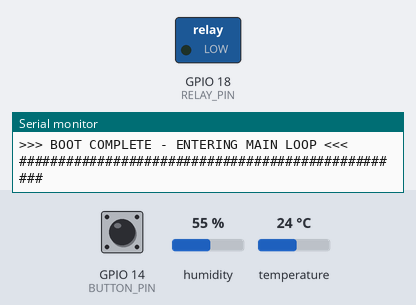
The sketch below on a simulated ESP32. Parts: switched loads named in the sketch (green lamp = pin HIGH), the last lines printed to the serial monitor. The test bench sets the inputs (shaded band); at power-on: humidity 55 %, GPIO 14 (BUTTON_PIN) HIGH, temperature 24 °C.

Above: at 3.3 s.
3.4 s: humidity set to 63 %
5.4 s: humidity set to 66 %
At 7.0 s:
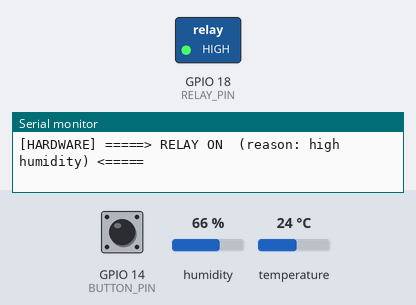
Timing chart, 0 to 8.5 s (numbered marks = the images above; inputs shaded):
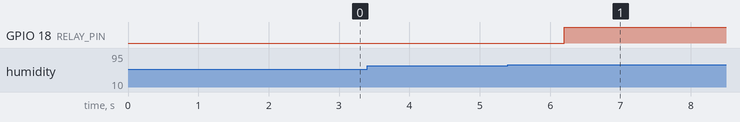

The sketch:

Humidity-Fan-Controller.ino
```cpp
#include <Wire.h>
#include "Adafruit_SHT4x.h"

// ==========================================
// PIN CONFIGURATION
// ==========================================
#define RELAY_PIN  18
#define BUTTON_PIN 14
#define SDA_PIN    21
#define SCL_PIN    22

// ==========================================
// RELAY POLARITY
// ==========================================
#define RELAY_ACTIVE_HIGH true
const uint8_t RELAY_ON  = RELAY_ACTIVE_HIGH ? HIGH : LOW;
const uint8_t RELAY_OFF = RELAY_ACTIVE_HIGH ? LOW  : HIGH;

// ==========================================
// SYSTEM THRESHOLDS & SETTINGS
// ==========================================
const float HUMIDITY_MAX   = 65.0;   // fan ON at/above this %RH
const float HUMIDITY_MIN   = 55.0;   // fan OFF at/below this %RH
const float HUMIDITY_SPIKE = 5.0;    // %RH jump within the spike window = "shower"

const unsigned long OVERRIDE_TIME   = 15UL * 60UL * 1000UL;        // 15 min manual run
const unsigned long MAX_RUN_TIME    = 4UL * 60UL * 60UL * 1000UL;  // 4 h hard limit
const unsigned long COOLDOWN_TIME   = 15UL * 60UL * 1000UL;        // forced rest after max run
const unsigned long READ_INTERVAL   = 2000UL;                      // sensor poll
const unsigned long SPIKE_INTERVAL  = 60000UL;                     // spike comparison window
const unsigned long STATUS_INTERVAL = 10000UL;                     // verbose status line
const unsigned long DEBOUNCE_MS     = 50UL;                        // button debounce

const int SENSOR_FAIL_LIMIT = 5;     // consecutive bad reads before suspecting bad sensor

// ==========================================
// GLOBAL STATE VARIABLES
// ==========================================
Adafruit_SHT4x sht4 = Adafruit_SHT4x();

float currentHumidity = 0.0;
float currentTemp     = 0.0;
float pastHumidity    = 0.0;   // baseline for spike detection

bool fanIsRunning         = false;
bool manualOverrideActive = false;
bool cooldownActive       = false;
bool spikeDetected        = false;
bool sensorTrusted        = true;   // false after repeated read failures

int  sensorFailCount = 0;

unsigned long lastSensorRead    = 0;
unsigned long lastSpikeCheck    = 0;
unsigned long lastStatusPrint   = 0;
unsigned long overrideStartTime = 0;
unsigned long fanStartTime      = 0;
unsigned long cooldownStartTime = 0;
unsigned long lastButtonPress   = 0;

int lastButtonState = HIGH;   // for edge detection (INPUT_PULLUP idles HIGH)

const char* fanReason = "idle";

// ==========================================
// SETUP
// ==========================================
void setup() {
  // Drive the relay to a SAFE state
  pinMode(RELAY_PIN, OUTPUT);
  digitalWrite(RELAY_PIN, RELAY_OFF);

  Serial.begin(115200);
  delay(2000);  // give the serial monitor time to attach

  Serial.println("\n\n##################################################");
  Serial.println(">>> ESP32 ALIVE - BOOT SEQUENCE STARTING <<<");
  Serial.println("##################################################\n");

  Serial.print("[SYSTEM] Relay on pin ");
  Serial.print(RELAY_PIN);
  Serial.print(" configured (");
  Serial.print(RELAY_ACTIVE_HIGH ? "active-HIGH" : "active-LOW");
  Serial.println("). Fan forced OFF.");

  pinMode(BUTTON_PIN, INPUT_PULLUP);
  Serial.print("[SYSTEM] Button on pin ");
  Serial.print(BUTTON_PIN);
  Serial.println(" configured (INPUT_PULLUP).");

  Serial.print("[SYSTEM] Starting I2C  SDA:");
  Serial.print(SDA_PIN);
  Serial.print("  SCL:");
  Serial.println(SCL_PIN);
  Wire.begin(SDA_PIN, SCL_PIN);

  Serial.println("[SYSTEM] Searching for SHT4x sensor...");
  if (!sht4.begin(&Wire)) {
    Serial.println("\n!!!!!!!!!!!!!!!!!!!!!!!!!!!!!!!!!!!!!!!!!!!!!!!!!!");
    Serial.println("CRITICAL: SHT4x SENSOR NOT DETECTED!");
    Serial.println("- Is 3V3 connected?");
    Serial.println("- Is GND connected?");
    Serial.println("- Are SDA (21) and SCL (22) swapped?");
    Serial.println("SYSTEM HALTED. Fan stays OFF. Fix wiring and reboot.");
    Serial.println("!!!!!!!!!!!!!!!!!!!!!!!!!!!!!!!!!!!!!!!!!!!!!!!!!!");
    while (1) {
      digitalWrite(RELAY_PIN, RELAY_OFF);  // keep fan safe while halted
      delay(1000);
      Serial.println("ERROR: SYSTEM HALTED. WAITING FOR SENSOR FIX.");
    }
  }
  Serial.println("[SYSTEM] SUCCESS - SHT4x found and responding.");

  sht4.setPrecision(SHT4X_HIGH_PRECISION);
  sht4.setHeater(SHT4X_NO_HEATER);

  Serial.println("[SYSTEM] Taking environment baseline...");
  sensors_event_t humidity, temp;
  if (sht4.getEvent(&humidity, &temp)) {
    currentHumidity = humidity.relative_humidity;
    currentTemp     = temp.temperature;
    pastHumidity    = currentHumidity;
    Serial.print("[SYSTEM] Baseline -> Temp: ");
    Serial.print(currentTemp, 1);
    Serial.print(" C | Humidity: ");
    Serial.print(currentHumidity, 1);
    Serial.println(" %");
  } else {
    Serial.println("[WARN] Baseline read failed - will retry in main loop.");
  }

  Serial.println("\n##################################################");
  Serial.println(">>> BOOT COMPLETE - ENTERING MAIN LOOP <<<");
  Serial.println("##################################################\n");
}

// ==========================================
// MAIN LOOP
// ==========================================
void loop() {
  unsigned long currentMillis = millis();

  // ---------- 1. BUTTON (falling-edge + debounce) ----------
  int reading = digitalRead(BUTTON_PIN);
  if (lastButtonState == HIGH && reading == LOW) {
    if (currentMillis - lastButtonPress > DEBOUNCE_MS) {
      lastButtonPress = currentMillis;
      if (!cooldownActive) {
        manualOverrideActive = true;
        overrideStartTime = currentMillis;
        Serial.println("\n>>> TRIGGER: BUTTON PRESSED - 15-min override active <<<");
      } else {
        Serial.println("\n>>> BUTTON IGNORED: system is in COOLDOWN <<<");
      }
    }
  }
  lastButtonState = reading;

  // ---------- 2. SENSOR READ ----------
  if (currentMillis - lastSensorRead >= READ_INTERVAL) {
    lastSensorRead = currentMillis;
    sensors_event_t humidity, temp;
    if (sht4.getEvent(&humidity, &temp)) {
      currentHumidity = humidity.relative_humidity;
      currentTemp     = temp.temperature;
      if (!sensorTrusted) {
        Serial.println("[SYSTEM] Sensor recovered - readings trusted again.");
      }
      sensorTrusted   = true;
      sensorFailCount = 0;
    } else {
      sensorFailCount++;
      Serial.print("[WARN] Sensor read FAILED (");
      Serial.print(sensorFailCount);
      Serial.println(" in a row).");
      if (sensorFailCount >= SENSOR_FAIL_LIMIT && sensorTrusted) {
        sensorTrusted = false;
        Serial.println("[WARN] Sensor distrusted - humidity logic paused. "
                       "Button override still works.");
      }
    }
  }

  // ---------- 3. SPIKE DETECTION ----------
  if (currentMillis - lastSpikeCheck >= SPIKE_INTERVAL) {
    lastSpikeCheck = currentMillis;
    if (sensorTrusted) {
      float humidityDelta = currentHumidity - pastHumidity;
      if (humidityDelta >= HUMIDITY_SPIKE) {
        spikeDetected = true;
        Serial.print("\n>>> TRIGGER: SHOWER DETECTED - humidity jumped ");
        Serial.print(humidityDelta, 1);
        Serial.println("% in 60 s <<<");
      }
      pastHumidity = currentHumidity;
    }
  }

  // ---------- 4. SAFETY COOLDOWN ----------
  if (cooldownActive) {
    if (currentMillis - cooldownStartTime >= COOLDOWN_TIME) {
      cooldownActive = false;
      Serial.println("\n>>> SYSTEM: Cooldown finished - resuming monitoring <<<");
    }
  } else if (fanIsRunning && (currentMillis - fanStartTime >= MAX_RUN_TIME)) {
    cooldownActive    = true;
    cooldownStartTime = currentMillis;
    manualOverrideActive = false;
    spikeDetected     = false;
    turnFanOff();
    Serial.println("\n!!! WARNING: Fan hit 4-hour max - forced 15-min cooldown !!!");
  }

  // ---------- 5. MASTER LOGIC ----------
  if (!cooldownActive) {
    bool wantOn = manualOverrideActive
               || (sensorTrusted && (currentHumidity >= HUMIDITY_MAX || spikeDetected));

    if (wantOn && !fanIsRunning) {
      if (manualOverrideActive)      fanReason = "manual override";
      else if (spikeDetected)        fanReason = "shower spike";
      else                           fanReason = "high humidity";
      turnFanOn();
    }

    if (fanIsRunning) {
      if (manualOverrideActive && (currentMillis - overrideStartTime >= OVERRIDE_TIME)) {
        manualOverrideActive = false;
        Serial.println("\n>>> SYSTEM: Manual override expired <<<");
      }

      if (!manualOverrideActive && sensorTrusted && currentHumidity <= HUMIDITY_MIN) {
        if (spikeDetected)
          Serial.println("\n>>> SYSTEM: Humidity back to target - spike flag cleared <<<");
        spikeDetected = false;
        turnFanOff();
      }
    }
  }

  // ---------- 6. VERBOSE STATUS ----------
  if (currentMillis - lastStatusPrint >= STATUS_INTERVAL) {
    lastStatusPrint = currentMillis;
    printVerboseStatus();
  }
}

// ==========================================
// HELPER FUNCTIONS
// ==========================================
void turnFanOn() {
  digitalWrite(RELAY_PIN, RELAY_ON);
  fanIsRunning  = true;
  fanStartTime  = millis();
  Serial.print("\n[HARDWARE] =====> RELAY ON  (reason: ");
  Serial.print(fanReason);
  Serial.println(") <=====\n");
}

void turnFanOff() {
  digitalWrite(RELAY_PIN, RELAY_OFF);
  fanIsRunning = false;
  fanReason    = "idle";
  Serial.println("\n[HARDWARE] =====> RELAY OFF <=====\n");
}

void printVerboseStatus() {
  Serial.print("[DATA] Up:");
  Serial.print(millis() / 1000);
  Serial.print("s | Temp:");
  Serial.print(currentTemp, 1);
  Serial.print("C | Hum:");
  Serial.print(currentHumidity, 1);
  Serial.print("% | Baseline:");
  Serial.print(pastHumidity, 1);
  Serial.print("% | Fan:");
  Serial.print(fanIsRunning ? "ON" : "OFF");

  if (fanIsRunning) {
    Serial.print(" (");
    Serial.print(fanReason);
    Serial.print(", run:");
    Serial.print((millis() - fanStartTime) / 1000);
    Serial.print("s)");
  }

  if (!sensorTrusted) Serial.print(" | [SENSOR FAULT]");
  if (spikeDetected)  Serial.print(" | [SPIKE]");

  if (manualOverrideActive) {
    long timeLeft = (long)(OVERRIDE_TIME - (millis() - overrideStartTime)) / 1000;
    Serial.print(" | [Override:");
    Serial.print(timeLeft);
    Serial.print("s]");
  }

  if (cooldownActive) {
    long cooldownLeft = (long)(COOLDOWN_TIME - (millis() - cooldownStartTime)) / 1000;
    Serial.print(" | [COOLDOWN:");
    Serial.print(cooldownLeft);
    Serial.print("s]");
  }

  Serial.println();
}
```

Measured:
- the behaviour switches between 64 and 65 % on humidity (found by bisection; images 0 and 1)
- after the input at 3.4 s, every drawn part: stays the same
- after the input at 5.4 s, GPIO 18 (RELAY_PIN): LOW → HIGH after 0.80 s
